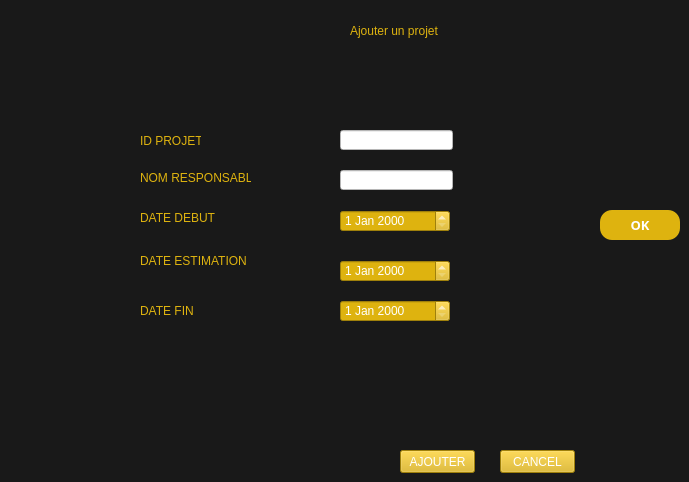
           <widget class="QWidget" name="tab_34">
            <property name="styleSheet">
             <string notr="true">background-color: #191919;</string>
            </property>
            <attribute name="title">
             <string>AJOUT</string>
            </attribute>
            <widget class="QLabel" name="label_237">
             <property name="geometry">
              <rect>
               <x>140</x>
               <y>300</y>
               <width>71</width>
               <height>21</height>
              </rect>
             </property>
             <property name="styleSheet">
              <string notr="true">color:#deb30f;</string>
             </property>
             <property name="text">
              <string>DATE FIN</string>
             </property>
            </widget>
            <widget class="QLabel" name="label_238">
             <property name="geometry">
              <rect>
               <x>140</x>
               <y>250</y>
               <width>111</width>
               <height>21</height>
              </rect>
             </property>
             <property name="styleSheet">
              <string notr="true">color:#deb30f;</string>
             </property>
             <property name="text">
              <string>DATE ESTIMATION</string>
             </property>
            </widget>
            <widget class="QLineEdit" name="lineEdit_37">
             <property name="geometry">
              <rect>
               <x>340</x>
               <y>170</y>
               <width>113</width>
               <height>20</height>
              </rect>
             </property>
             <property name="styleSheet">
              <string notr="true">background-color:white ;
color:#191919;
</string>
             </property>
            </widget>
            <widget class="QDateEdit" name="dateEdit_16">
             <property name="geometry">
              <rect>
               <x>340</x>
               <y>260</y>
               <width>110</width>
               <height>22</height>
              </rect>
             </property>
             <property name="styleSheet">
              <string notr="true">background-color:#deb30f;
color:white;</string>
             </property>
            </widget>
            <widget class="QPushButton" name="pushButton_153">
             <property name="geometry">
              <rect>
               <x>500</x>
               <y>450</y>
               <width>75</width>
               <height>23</height>
              </rect>
             </property>
             <property name="styleSheet">
              <string notr="true">background-color:#deb30f;
color:white;</string>
             </property>
             <property name="text">
              <string>CANCEL</string>
             </property>
            </widget>
            <widget class="QLabel" name="label_239">
             <property name="geometry">
              <rect>
               <x>140</x>
               <y>210</y>
               <width>91</width>
               <height>16</height>
              </rect>
             </property>
             <property name="styleSheet">
              <string notr="true">color:#deb30f;</string>
             </property>
             <property name="text">
              <string>DATE DEBUT</string>
             </property>
            </widget>
            <widget class="QLineEdit" name="lineEdit_38">
             <property name="geometry">
              <rect>
               <x>340</x>
               <y>130</y>
               <width>113</width>
               <height>20</height>
              </rect>
             </property>
             <property name="styleSheet">
              <string notr="true">background-color:white ;
color:#191919;</string>
             </property>
            </widget>
            <widget class="QDateEdit" name="dateEdit_17">
             <property name="geometry">
              <rect>
               <x>340</x>
               <y>210</y>
               <width>110</width>
               <height>22</height>
              </rect>
             </property>
             <property name="styleSheet">
              <string notr="true">background-color:#deb30f;
color:white;</string>
             </property>
            </widget>
            <widget class="QLabel" name="label_240">
             <property name="geometry">
              <rect>
               <x>350</x>
               <y>20</y>
               <width>91</width>
               <height>21</height>
              </rect>
             </property>
             <property name="styleSheet">
              <string notr="true">color:#deb30f;</string>
             </property>
             <property name="text">
              <string>Ajouter un projet</string>
             </property>
            </widget>
            <widget class="QLabel" name="label_241">
             <property name="geometry">
              <rect>
               <x>140</x>
               <y>130</y>
               <width>61</width>
               <height>21</height>
              </rect>
             </property>
             <property name="styleSheet">
              <string notr="true">color:#deb30f;</string>
             </property>
             <property name="text">
              <string>ID PROJET</string>
             </property>
            </widget>
            <widget class="QPushButton" name="pushButton_154">
             <property name="geometry">
              <rect>
               <x>400</x>
               <y>450</y>
               <width>75</width>
               <height>23</height>
              </rect>
             </property>
             <property name="styleSheet">
              <string notr="true">background-color:#deb30f;
color:white;</string>
             </property>
             <property name="text">
              <string>AJOUTER</string>
             </property>
            </widget>
            <widget class="QDateEdit" name="dateEdit_18">
             <property name="geometry">
              <rect>
               <x>340</x>
               <y>300</y>
               <width>110</width>
               <height>22</height>
              </rect>
             </property>
             <property name="styleSheet">
              <string notr="true">background-color:#deb30f;
color:white;</string>
             </property>
            </widget>
            <widget class="QLabel" name="label_242">
             <property name="geometry">
              <rect>
               <x>140</x>
               <y>170</y>
               <width>111</width>
               <height>16</height>
              </rect>
             </property>
             <property name="styleSheet">
              <string notr="true">color:#deb30f;</string>
             </property>
             <property name="text">
              <string>NOM RESPONSABLE</string>
             </property>
            </widget>
            <widget class="QPushButton" name="pushButton_158">
             <property name="geometry">
              <rect>
               <x>600</x>
               <y>210</y>
               <width>80</width>
               <height>30</height>
              </rect>
             </property>
             <property name="minimumSize">
              <size>
               <width>80</width>
               <height>30</height>
              </size>
             </property>
             <property name="maximumSize">
              <size>
               <width>80</width>
               <height>30</height>
              </size>
             </property>
             <property name="font">
              <font>
               <family>Segoe UI Black</family>
               <pointsize>10</pointsize>
               <weight>75</weight>
               <bold>true</bold>
              </font>
             </property>
             <property name="styleSheet">
              <string notr="true">background-color: #deb30f;
color:white;
border-radius: 12px;</string>
             </property>
             <property name="text">
              <string>OK</string>
             </property>
            </widget>
            <widget class="QLabel" name="label_47">
             <property name="geometry">
              <rect>
               <x>480</x>
               <y>130</y>
               <width>16</width>
               <height>16</height>
              </rect>
             </property>
             <property name="text">
              <string/>
             </property>
            </widget>
            <widget class="QLabel" name="label_48">
             <property name="geometry">
              <rect>
               <x>480</x>
               <y>170</y>
               <width>16</width>
               <height>16</height>
              </rect>
             </property>
             <property name="text">
              <string/>
             </property>
            </widget>
           </widget>
